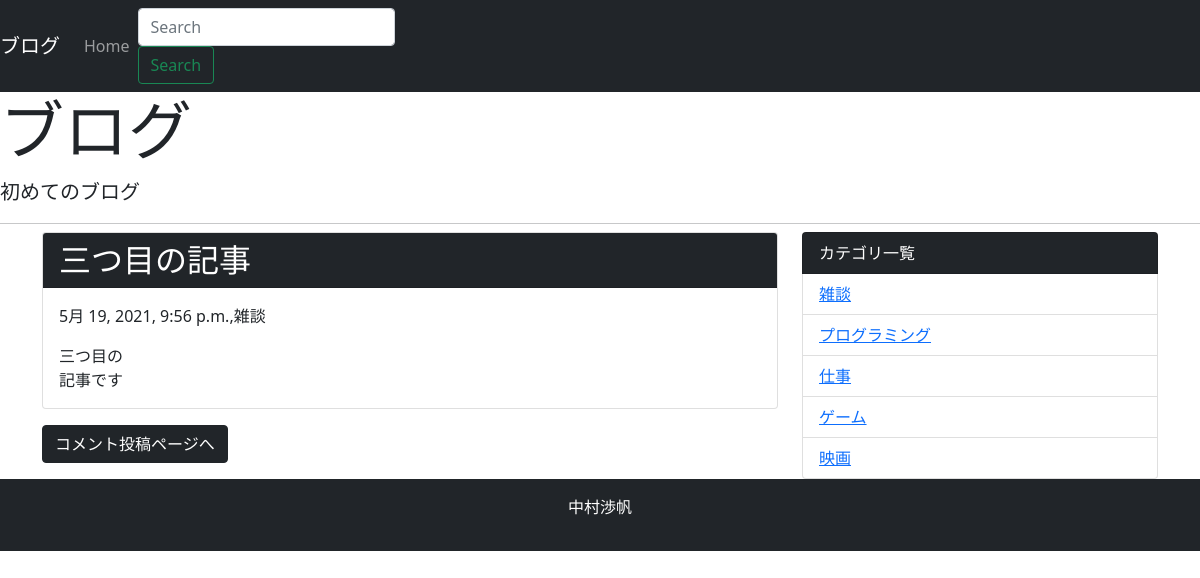
Screenshot of /detail/3/ with the database file from the repository.
### blog/models.py (models this page shows, shortened)
class Post(models.Model):
    title = models.CharField('タイトル', max_length=255)
    text = models.TextField('本文')
    created_at = models.DateTimeField('作成日', default=timezone.now)
    category = models.ForeignKey(
        Category, verbose_name='カテゴリ', on_delete=models.PROTECT)

class Category(models.Model):
    name = models.CharField('カテゴリ名', max_length=255)
    created_at = models.DateTimeField('作成日', default=timezone.now)
    def __str__(self):
        return self.name

### blog/views.py (the view)
# urls.py: path('detail/<int:pk>/', views.DetailView.as_view(), name='detail'),
class DetailView(generic.DetailView):
    model = Post

### blog/context_processors.py (called while the page is built)
def common(request):
    context = {
        'category_list': Category.objects.all(),
    }
    return context

### blog/templates/blog/post_detail.html (shortened to what this page needs)
{% extends 'blog/base.html' %}
{% block content %}
<div class="card mb-3">
  <h2 class="card-header bg-dark text-white">{{post.title}}</h2>
  <div class="card-body">
    <p>{{ post.created_at }},{{ post.category }}</p>
    {{ post.text | linebreaksbr | urlize }}
  </div>
</div>
<a class="btn btn-dark" href="{% url 'blog:comment' post.pk %}">コメント投稿ページへ</a>
{% endblock %}

### blog/templates/blog/base.html (shortened to what this page needs)
<!doctype html>
<html lang="ja">
  <head>
    <link href="https://cdn.jsdelivr.net/npm/bootstrap@5.0.0-beta1/dist/css/bootstrap.min.css" rel="stylesheet"
>
  </head>
  <body>
    <nav class="navbar navbar-expand-lg navbar-dark bg-dark">
      <a class="navbar-brand" href="#">ブログ</a>
      <div class="collapse navbar-collapse" id="navbarSupportedContent">
        <ul class="navbar-nav mr-auto">
          <li class="nav-item active">
            <a class="nav-link" href="{% url 'blog:index' %}">Home</a>
          </li>
        </ul>
        <form class="form-inline my-2 my-lg-0" method="GET" action="{% url 'blog:index' %}">
          <input class="form-control mr-sm-2" type="text" placeholder="Search" aria-label="Search" name="keyword">
          <button class="btn btn-outline-success my-2 my-sm-0" type="submit">Search</button>
        </form>
      </div>
    </nav>
    <div class="jumbotron">
      <h1 class="display-3">ブログ</h1>
      <p class="lead">初めてのブログ</p>
      <hr class="my-2">
    </div>
    <div class="container">
      <div class="row">
        <div class="col-md-8">
          {% block content %}
          {% endblock %}
        </div>
        <div class="col-md-4">
          <ul class="list-group">
            <li class="list-group-item bg-dark text-white">カテゴリ一覧</li>
            {% for category in category_list %}
            <li class="list-group-item"><a href="{% url 'blog:category' category.pk %}">{{category}}</a></li>
            {% endfor %}
          </ul>
        </div>
      </div>
    </div>
    <footer class="bg-dark text-white text-center py-3">
      <p>中村渉帆</p>
    </footer>
  </body>
</html>

### rows the page displays
Post: title "三つ目の記事", created_at "5月 19, 2021, 9:56 p.m.", category "雑談", text "三つ目の 記事です"
Category: name "雑談"
Category: name "プログラミング"
Category: name "仕事"
Category: name "ゲーム"
Category: name "映画"
